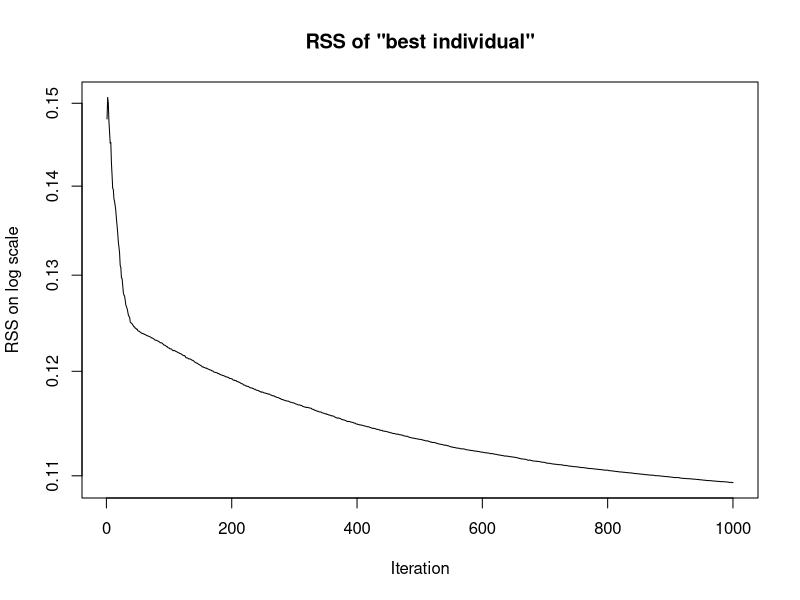

Reproduce this figure in R.
## ---- chunk 1
set.seed(1)
n <- 5              # number of data points
p <- 3              # number of predictors
beta <- rnorm(p)    
X <- matrix(ncol = p, data = rnorm(n * p))
y <- (X %*% beta)[, 1] + rnorm(n)
dat <- as.data.frame(X)
dat$y <- y
## ---- chunk 2
# Create parameter population:
k <- 6
P <- matrix(nrow = p, data = rnorm(k * p))

# Predict for first population:
X %*% P[, 1]

# Predict for all populations:
X %*% P

# Residuals for all populations:
X %*% P - y

# Define function to calc RSS:
calc_RSS <- function(X, y, P) {
  apply((X %*% P - y)^2, 2, sum)
}

# Calc RSS:
(l <- calc_RSS(X, y, P))

# determine indices of better half of population:
(ii <- order(l)[1:(k / 2)])

# select better half and replicate:
(P <- P[, rep(ii, each = 2)])

# mutate population:
(P <- P * rlnorm(length(P), sdlog = 0.05))
## ---- chunk 3
genetic_algorithm_optimizer <- function(X, y, k, 
                                        m = 1000, s = 0.01) {
  P <- matrix(nrow = p, data = rnorm(k * p)) 
  rss_history <- vector(length = m)
  for (i in 1:m) {
    l <- calc_RSS(X, y, P)
    rss_history[i] <- min(l)
    # Selection: Keep the top 50% with lowest RSS and duplicate them
    ii <- rep(order(l)[1:(k / 2)], 2)
    P <- P[, ii]
    # Mutation:
    P <- P * rlnorm(length(P), sdlog = s)
  }
  list(P = P, rss_history = rss_history)
}
## ---- chunk 4
sol <- genetic_algorithm_optimizer(X, y, 
                                   k = 100,
                                   m = 1000, 
                                   s = 0.002)
plot(sol$rss_history, 
     type = 'l', 
     log = 'y', 
     main = 'RSS of "best individual"', 
     ylab = 'RSS on log scale', 
     xlab = 'Iteration')

data.frame(analytic = coef(lm(y ~ - 1 + ., data = dat)), 
           genetic = sol$P[, 1])
